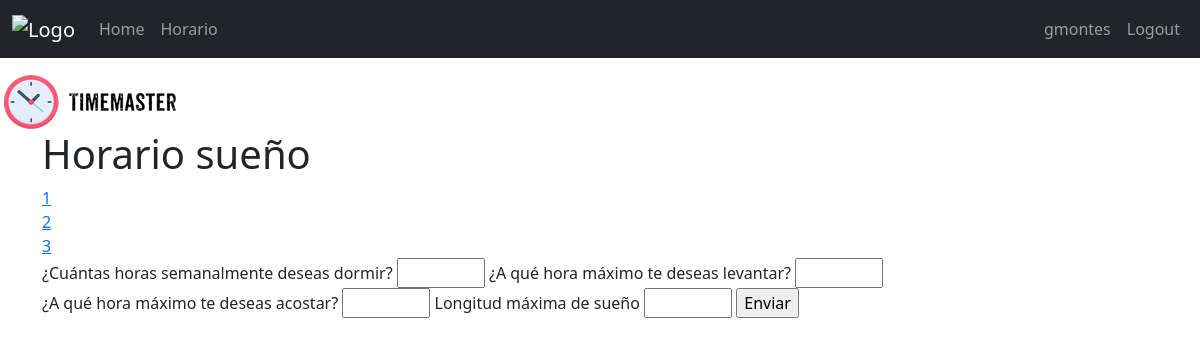
/horario/suenio (signed in), run on an earlier commit of the app's database.
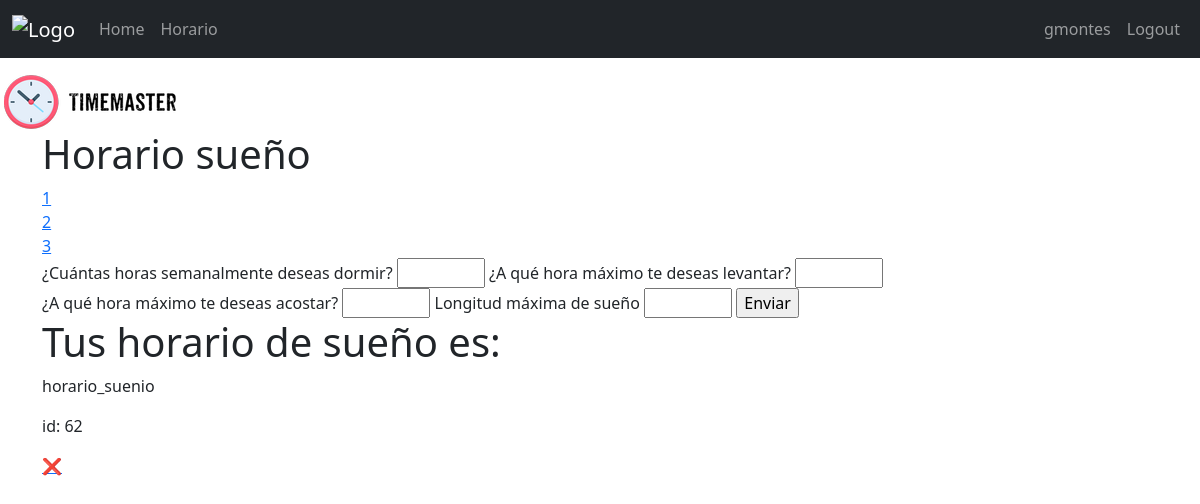
And on a later commit of the database.
### horario/models.py (models this page shows)
class Event(models.Model):
    user_id = models.ForeignKey(User, on_delete=models.CASCADE)
    priority = models.IntegerField(choices = [(i,i) for i in range(1,11)])
    name = models.CharField(max_length=30)
    event_type = models.CharField(max_length=50,default="actividad_fija") #Choices: actividad_fija, no fija y horario suenio.
    constraints = models.JSONField(default = dict)

### horario/views.py (the view)
# urls.py: path('suenio',views.suenio, name = 'suenio'),
@login_required(login_url = "user_login")
def suenio(request):
    user = User.objects.get(pk = request.user.pk)
    if request.method == "POST":
        priority = 10
        name = "horario_suenio"
        event_type = "suenio"
        time_goal = request.POST["horas_suenio"]
        time_goal_counter = time_goal
        max_levantarse = request.POST["hora_maxima_levantar"]
        max_acostarse = request.POST["hora_maxima_acostar"]
        max_time = request.POST["longitud_maxima_suenio"]
        constraints = {'time_goal':time_goal,'time_goal_counter':time_goal_counter,'max_levantarse':max_levantarse,'max_acostarse':max_acostarse,'max_time':max_time}
        nuevo_horario_suenio = Event(user_id=user,priority=priority,name=name,event_type=event_type,constraints=constraints)
        nuevo_horario_suenio.save()
        return redirect(reverse("actividades_fijas"))
    elif request.method == "GET":
        horario_suenio = Event.objects.filter(user_id = user.pk)
        horario_suenio = horario_suenio.filter(event_type="suenio")
        return render(request,"suenio.html",{"horario_suenio":horario_suenio})

### horario/templates/suenio.html (shortened to what this page needs)
{% extends 'main/main.html' %}
{% load static %}
{% block link %}<link rel="stylesheet" href="{% static 'css/bootstrap.min.css' %}">{% endblock link %}
{% block content %}
<div class="container">
    <h1>Horario sueño</h1>
    <div class="contenedor_links_horario">
        <div class="contenedor_link_suenio">
            <a href="{% url 'suenio' %}">1</a>
        </div>
        <div class="contenedor_link_actividades_fijas">
            <a href="{% url 'actividades_fijas' %}">2</a>
        </div>
        <div class="contenedor_link_actividades_no_fijas">
            <a href="{% url 'actividades_no_fijas' %}">3</a>
        </div>
    </div>
    <form action="" method="POST">
        <label for="horas_suenio">¿Cuántas horas semanalmente deseas dormir?</label>
        <input type="number" name="horas_suenio" id="horas_suenio" min="1" max="75" step="1" required>
        <label for="hora_maxima_levantar">¿A qué hora máximo te deseas levantar?</label>
        <input type="number" name="hora_maxima_levantar" id="hora_maxima_levantar" min="1" max="24" step="1" required>
        <label for="hora_maxima_acostar">¿A qué hora máximo te deseas acostar?</label>
        <input type="number" name="hora_maxima_acostar" id="hora_maxima_acostar" min="1" max="24" step="1" required>
        <label for="longitud_maxima_suenio">Longitud máxima de sueño</label>
        <input type="number" name="longitud_maxima_suenio" id="longitud_maxima_suenio" min="1" max="12" step="1" required>
        <input type="submit" value="Enviar">
    </form>
    <div class="contenedor_actividades">
        {% if horario_suenio %}
            <h1 class="titulo_tus_actividades">Tus horario de sueño es:</h1>
            {% for horario in horario_suenio %}
                <div class="caja_actividad">
                    <p>{{horario.name}}</p>
                    <p>id: {{horario.pk}}</p>
                    <a href="{% url 'eliminar_suenio' ruta_suenio=horario.pk %}">❌</a>
                </div>
            {% endfor %}
        {% endif %}
    </div>
</div>
{% endblock %}

What changed in the data, as far as the page shows it:
added Event: name "horario_suenio", pk "62"
Also different on the page:
text now shown: "Tus horario de sueño es:"
